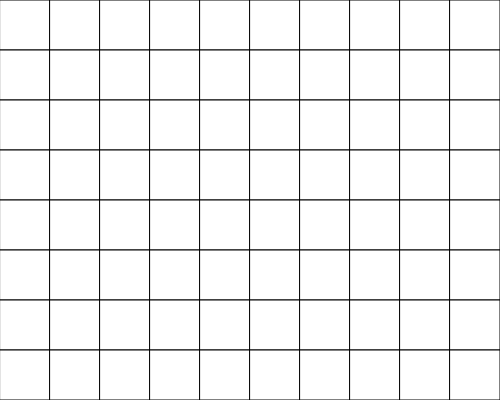
Frame 1 (no input)
Frame 60 (no input): identical to frame 1, image omitted
Frame 120 (the mouse pressed at the canvas centre since frame 60): identical to frame 1, image omitted

The p5.js sketch that drew this single still picture (run headless with seeded random() and noise() and a simulated clock; from frame 60 on, the mouse is pressed at the canvas centre):

// p5.js sketch
// ── sketch.js

let cells = [];
function setup() {
  createCanvas(500, 400);
  for (let i = 0; i < 8; i++) {
    for (let j = 0; j < 10; j++) {
      let cell = {x:j*50, y: i*50, sz: 50 };
      cells.push(cell);
    }
  }
}

function draw() {
  background(245);
  for (let i = 0; i < cells.length; i++) {
    let c = cells[i];
    fill('white');
    if (mouseX > c.x && mouseX < c.x + c.sz 
        && mouseY > c.y && mouseY < c.y + c.sz) {
      fill('red')
    }
    square(c.x, c.y, c.sz)
  }
}
